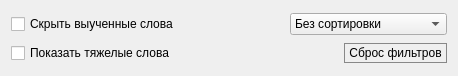
<?xml version="1.0" encoding="UTF-8"?>
<ui version="4.0">
 <class>widget_filter</class>
 <widget class="QWidget" name="widget_filter">
  <property name="geometry">
   <rect>
    <x>0</x>
    <y>0</y>
    <width>458</width>
    <height>76</height>
   </rect>
  </property>
  <property name="sizePolicy">
   <sizepolicy hsizetype="Maximum" vsizetype="Maximum">
    <horstretch>0</horstretch>
    <verstretch>0</verstretch>
   </sizepolicy>
  </property>
  <property name="windowTitle">
   <string>Form</string>
  </property>
  <layout class="QVBoxLayout" name="verticalLayout">
   <item>
    <layout class="QHBoxLayout" name="horizontalLayout_3">
     <item>
      <widget class="QCheckBox" name="check_box_learned_words">
       <property name="text">
        <string>Скрыть выученные слова</string>
       </property>
      </widget>
     </item>
     <item>
      <widget class="QComboBox" name="combo_box_sort">
       <property name="sizePolicy">
        <sizepolicy hsizetype="Maximum" vsizetype="Maximum">
         <horstretch>0</horstretch>
         <verstretch>0</verstretch>
        </sizepolicy>
       </property>
       <property name="styleSheet">
        <string notr="true">color:#000;</string>
       </property>
       <item>
        <property name="text">
         <string>Без сортировки</string>
        </property>
       </item>
       <item>
        <property name="text">
         <string>Правильных ответов ↓</string>
        </property>
       </item>
       <item>
        <property name="text">
         <string>Правильных ответов ↑</string>
        </property>
       </item>
      </widget>
     </item>
    </layout>
   </item>
   <item>
    <layout class="QHBoxLayout" name="horizontalLayout_2">
     <item>
      <widget class="QCheckBox" name="check_box_show_hard_words_only">
       <property name="text">
        <string>Показать тяжелые слова</string>
       </property>
      </widget>
     </item>
     <item>
      <widget class="QPushButton" name="but_clear_filter">
       <property name="sizePolicy">
        <sizepolicy hsizetype="Maximum" vsizetype="Maximum">
         <horstretch>0</horstretch>
         <verstretch>0</verstretch>
        </sizepolicy>
       </property>
       <property name="styleSheet">
        <string notr="true">QPushButton 
{
border: 1px solid #888;
padding-left:4px;
padding-right:4px;
padding-top:2px;
padding-bottom:2px;
}</string>
       </property>
       <property name="text">
        <string>Сброс фильтров</string>
       </property>
      </widget>
     </item>
    </layout>
   </item>
  </layout>
 </widget>
 <resources/>
 <connections/>
</ui>
